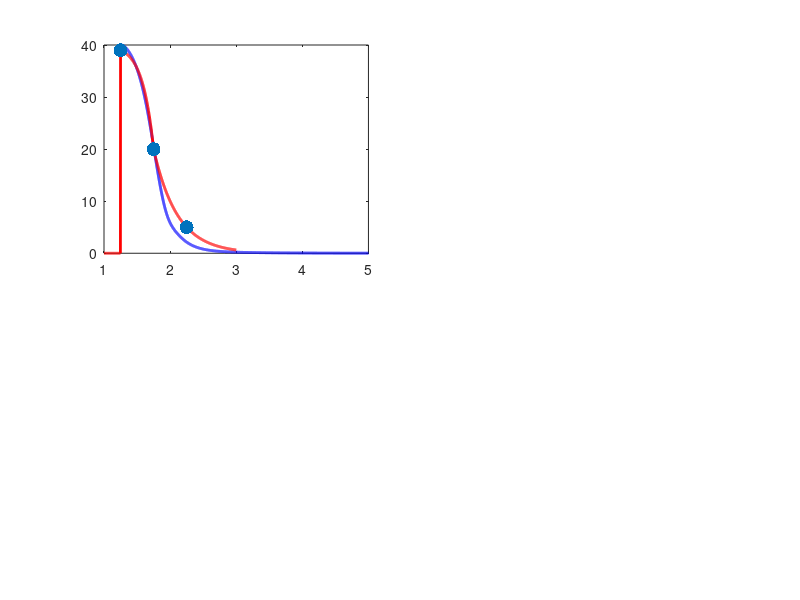

Source code (MATLAB): (Note: this script raises an error after producing the figure.)
function test_corrected_RC_stim()
% 测试修正的双段RC刺激函数并与原始cGMP数据对比
% 调用 corrected_RC_stim.m 函数

close all
clear all
clc

%% 1. 加载原始数据
try
    load cGMP
    cGMP = -cGMP;
    
    % 数据预处理
    amp = 40e-6;
    min_val = min(cGMP(:));
    max_val = max(cGMP(:));
    cGMP = (cGMP - min_val) / (max_val - min_val) * amp;
    cGMP_back = cGMP(976:end);
    
    % 时间轴
    t_start = 1.25;
    t_end = 5;
    t_original = linspace(t_start, t_end, length(cGMP_back))';
    
    fprintf('成功加载cGMP数据，数据点数: %d\n', length(cGMP_back));
    has_data = true;
    
catch
    fprintf('警告：未找到cGMP.mat文件\n');
    has_data = false;
end

%% 2. 生成拟合曲线
% 创建高分辨率时间轴用于拟合曲线
t_fit = linspace(1, 3, 1000)';

% 调用修正的RC刺激函数
I_fit = corrected_RC_stim(t_fit);

% 在原始数据时间点上计算拟合值（用于计算拟合优度）
if has_data
    I_predicted = corrected_RC_stim(t_original);
    
    % 计算拟合优度 (只在刺激时间段内)
    stim_mask = (t_original >= 1.25) & (t_original <= 2.5);
    t_stim = t_original(stim_mask);
    I_stim_original = cGMP_back(stim_mask);
    I_stim_predicted = I_predicted(stim_mask);
    
    % R²计算
    ss_res = sum((I_stim_original - I_stim_predicted).^2);
    ss_tot = sum((I_stim_original - mean(I_stim_original)).^2);
    r_squared = 1 - (ss_res / ss_tot);
    
    % RMSE计算
    rmse = sqrt(mean((I_stim_original - I_stim_predicted).^2));
    
    fprintf('\n=== 拟合质量评估 ===\n');
    fprintf('拟合优度 R² = %.4f\n', r_squared);
    fprintf('均方根误差 RMSE = %.2e A (%.2f μA)\n', rmse, rmse*1e6);
end

%% 3. 绘制对比图
figure('Position', [100, 100, 1200, 800]);

% 主对比图
subplot(2, 2, 1);
if has_data
    plot(t_original, cGMP_back*1e6, 'b-', 'LineWidth', 2, 'DisplayName', '原始cGMP数据');
    hold on;
end
plot(t_fit, I_fit*1e6, 'r-', 'LineWidth', 2, 'DisplayName', '修正双段RC拟合');

% 标记关键点
key_times = [1.25, 1.75, 2.25];
key_currents = corrected_RC_stim(key_times);
scatter(key_times, key_currents*1e6, 100, 'ro', 'filled', 'DisplayName', '关键点');

% 添加垂直线标记
xline(1.25, 'g--', 'LineWidth', 1, 'DisplayName', '起始点');
xline(1.75, 'k--', 'LineWidth', 1, 'DisplayName', '衔接点');
xline(2.25, 'm--', 'LineWidth', 1, 'DisplayName', '结束点');

xlabel('时间 (s)');
ylabel('电流 (μA)');
title('修正双段RC模型 vs 原始数据');
legend('Location', 'northeast');
grid on;
xlim([1.2, 2.8]);

if has_data
    % 添加拟合信息到图上
    text(1.3, 35, sprintf('R² = %.3f', r_squared), 'FontSize', 12, 'BackgroundColor', 'white');
end

% 残差分析（如果有原始数据）
if has_data
    subplot(2, 2, 2);
    residuals = (I_stim_original - I_stim_predicted) * 1e6;  % 转换为μA
    plot(t_stim, residuals, 'ko-', 'MarkerSize', 4, 'LineWidth', 1);
    xlabel('时间 (s)');
    ylabel('残差 (μA)');
    title('拟合残差分析');
    grid on;
    yline(0, 'r--', 'LineWidth', 1);
    
    % 显示残差统计
    mean_residual = mean(residuals);
    std_residual = std(residuals);
    text(min(t_stim) + 0.1, max(residuals)*0.8, ...
         sprintf('均值: %.2f μA\n标准差: %.2f μA', mean_residual, std_residual), ...
         'FontSize', 10, 'BackgroundColor', 'white');
end

% 分段显示
subplot(2, 2, 3);
t1 = linspace(1.25, 1.75, 100);
t2 = linspace(1.75, 2.25, 100);
I1 = corrected_RC_stim(t1);
I2 = corrected_RC_stim(t2);

plot(t1, I1*1e6, 'g-', 'LineWidth', 3, 'DisplayName', '第一段：偏移+充电');
hold on;
plot(t2, I2*1e6, 'b-', 'LineWidth', 3, 'DisplayName', '第二段：放电');

% 显示衔接点
plot(1.75, 20, 'ro', 'MarkerSize', 10, 'MarkerFaceColor', 'red', 'DisplayName', '衔接点');

xlabel('时间 (s)');
ylabel('电流 (μA)');
title('分段显示');
legend('Location', 'northeast');
grid on;

% 在衔接点添加文本说明
text(1.76, 22, '20 μA', 'FontSize', 10, 'BackgroundColor', 'yellow');

% 函数参数显示
subplot(2, 2, 4);
axis off;

% 获取函数参数（从函数文件中读取或者设定）
I_offset = 2e-5;
I_amp = 2e-5;
t_start = 1.25;
t_mid = 1.75;
t_end = 2.25;

% 显示参数表格
param_text = {
    '=== 函数参数 ==='
    ''
    sprintf('偏移量: %.0f μA', I_offset*1e6)
    sprintf('幅度: %.0f μA', I_amp*1e6)
    sprintf('起始时间: %.2f s', t_start)
    sprintf('衔接时间: %.2f s', t_mid)
    sprintf('结束时间: %.2f s', t_end)
    ''
    '=== 关键点 ==='
    ''
    sprintf('t=%.2fs: %.0f μA', t_start, corrected_RC_stim(t_start)*1e6)
    sprintf('t=%.2fs: %.0f μA', t_mid, corrected_RC_stim(t_mid)*1e6)
    sprintf('t=%.2fs: %.1f μA', t_end, corrected_RC_stim(t_end)*1e6)
    ''
    '=== 函数公式 ==='
    ''
    '第一段 (1.25s ≤ t ≤ 1.75s):'
    'I = 20 + 20×(1-exp(-(1.75-t)/τ₁))'
    ''
    '第二段 (t > 1.75s):'
    'I = 20×exp(-(t-1.75)/τ₂)'
};

text(0.05, 0.95, param_text, 'Units', 'normalized', 'VerticalAlignment', 'top', ...
     'FontName', 'FixedWidth', 'FontSize', 10);

%% 4. 保存结果
if has_data
    % 保存对比数据
    comparison_data = [t_original, cGMP_back, I_predicted];
    writematrix(comparison_data, 'comparison_results.txt');
    fprintf('\n对比结果已保存到: comparison_results.txt\n');
end

% 保存拟合曲线数据
fit_data = [t_fit, I_fit];
writematrix(fit_data, 'fitted_curve_data.txt');
fprintf('拟合曲线数据已保存到: fitted_curve_data.txt\n');

%% 5. 输出总结信息
fprintf('\n=== 测试总结 ===\n');
fprintf('函数名: corrected_RC_stim.m\n');
fprintf('测试时间范围: %.2f - %.2f s\n', min(t_fit), max(t_fit));
fprintf('电流范围: %.1f - %.1f μA\n', min(I_fit)*1e6, max(I_fit)*1e6);
fprintf('衔接点: t=%.2fs, I=%.0fμA\n', 1.75, corrected_RC_stim(1.75)*1e6);

if has_data
    fprintf('数据拟合质量: R² = %.4f\n', r_squared);
    if r_squared > 0.95
        fprintf('拟合质量: 优秀\n');
    elseif r_squared > 0.90
        fprintf('拟合质量: 良好\n');
    elseif r_squared > 0.80
        fprintf('拟合质量: 一般\n');
    else
        fprintf('拟合质量: 需要改进\n');
    end
end

end
function I = corrected_RC_stim(t)
% 修正的双段RC刺激函数
% 第一段: 20μA + 20μA*(1-exp(...)) → 40μA (1.25s到1.75s)
% 第二段: 20μA*exp(...) → 0μA (1.75s之后)
% 
% 输入:
%   t - 时间向量 (s)
% 输出:
%   I - 电流 (A)

% 参数定义
I_offset = 2e-5;      % 偏移量 20 μA
I_amp = 2e-5;         % 幅度 20 μA
t_start = 1.25;       % 起始时间 (s)
t_mid = 1.75;         % 衔接时间 (s)
tau1 = 0.167;         % 第一段时间常数 (s)
tau2 = 0.361;         % 第二段时间常数 (s)

% 初始化输出
I = zeros(size(t));

% 第一段：偏移 + 反向RC充电 (1.25s ≤ t ≤ 1.75s)
idx1 = (t >= t_start) & (t <= t_mid);
I(idx1) = I_offset + I_amp * (1 - exp(-(t_mid - t(idx1)) / tau1));

% 第二段：RC放电 (t > 1.75s)
idx2 = t > t_mid;
I(idx2) = I_offset * exp(-(t(idx2) - t_mid) / tau2);

end